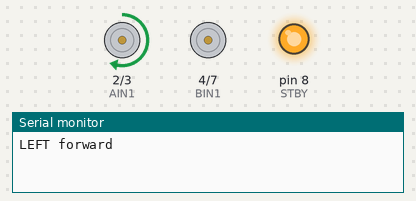
The sketch below on a simulated Arduino Uno, built with avr-gcc and run on an emulated ATmega328P. On the bench: motor-driver pin pairs drawn as motors (green arrow = first pin HIGH = forward, orange = second pin HIGH = backward, longer = more drive, scaled by the enable pin, stopped while the standby pin is LOW), output pins drawn as LEDs (lit = HIGH), the last lines printed to the serial monitor.

Above: at 0.7 s.
At 2.2 s:
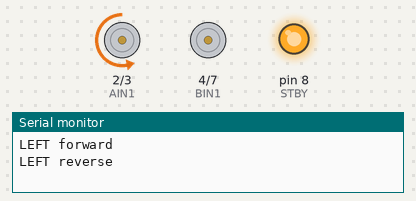
At 3.7 s:
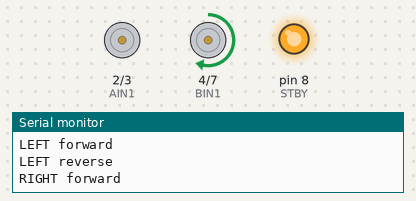
At 8.5 s:
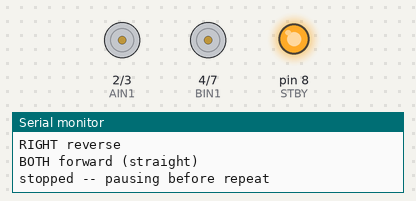
Timing chart, 0 to 12.4 s (numbered marks = the images above):
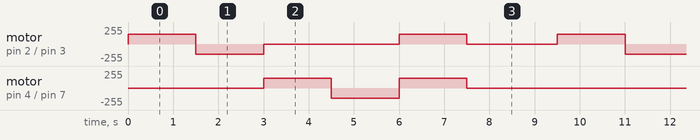

Measured:
- by itself, motor on pin 4 (BIN1) / pin 7 (BIN2): repeats every 9.5 s: backward 150/255 1.5 s, forward 150/255 1.5 s, stopped 5.0 s, forward 150/255 1.5 s
- by itself, motor on pin 2 (AIN1) / pin 3 (AIN2): repeats every 9.5 s: backward 150/255 1.5 s, stopped 3.0 s, forward 150/255 1.5 s, stopped 2.0 s, forward 150/255 1.5 s

The sketch:

motor_test.ino
```cpp
// MuseBot AI - Arduino Uno
// Standalone motor test: cycles each wheel forward, then reverse, one at a
// time, then both together, printing what's running to the Serial Monitor.
// Prop the chassis on blocks (wheels off the ground -- this drives them for
// real) before running. A wiring mix-up shows up as "the wrong wheel spun"
// or "spun backwards" instead of confusing combined drift on the full robot.
// Not part of the main musebot_lfr.ino build -- upload this standalone,
// confirm wiring, then re-upload musebot_lfr.ino for normal operation.

#include <Arduino.h>

// ---- Motor pins (TB6612FNG) -- must match musebot_lfr.ino ----
const uint8_t AIN1 = 2;
const uint8_t AIN2 = 3;
const uint8_t PWMA = 5;
const uint8_t BIN1 = 4;
const uint8_t BIN2 = 7;
const uint8_t PWMB = 6;
const uint8_t STBY = 8;

const uint8_t TEST_SPEED = 150;  // 0-255, matches musebot_lfr.ino's BASE_SPEED

void setup() {
  Serial.begin(115200);

  pinMode(AIN1, OUTPUT);
  pinMode(AIN2, OUTPUT);
  pinMode(PWMA, OUTPUT);
  pinMode(BIN1, OUTPUT);
  pinMode(BIN2, OUTPUT);
  pinMode(PWMB, OUTPUT);
  pinMode(STBY, OUTPUT);
  digitalWrite(STBY, HIGH);

  stopMotors();
}

void loop() {
  Serial.println("LEFT forward");
  driveMotor(AIN1, AIN2, PWMA, TEST_SPEED);
  driveMotor(BIN1, BIN2, PWMB, 0);
  delay(1500);

  Serial.println("LEFT reverse");
  driveMotor(AIN1, AIN2, PWMA, -TEST_SPEED);
  driveMotor(BIN1, BIN2, PWMB, 0);
  delay(1500);

  Serial.println("RIGHT forward");
  driveMotor(AIN1, AIN2, PWMA, 0);
  driveMotor(BIN1, BIN2, PWMB, TEST_SPEED);
  delay(1500);

  Serial.println("RIGHT reverse");
  driveMotor(AIN1, AIN2, PWMA, 0);
  driveMotor(BIN1, BIN2, PWMB, -TEST_SPEED);
  delay(1500);

  Serial.println("BOTH forward (straight)");
  driveMotor(AIN1, AIN2, PWMA, TEST_SPEED);
  driveMotor(BIN1, BIN2, PWMB, TEST_SPEED);
  delay(1500);

  stopMotors();
  Serial.println("stopped -- pausing before repeat");
  delay(2000);
}

void driveMotor(uint8_t in1, uint8_t in2, uint8_t pwm, int16_t speed) {
  if (speed >= 0) {
    digitalWrite(in1, HIGH);
    digitalWrite(in2, LOW);
  } else {
    digitalWrite(in1, LOW);
    digitalWrite(in2, HIGH);
    speed = -speed;
  }
  analogWrite(pwm, speed);
}

void stopMotors() {
  digitalWrite(AIN1, LOW);
  digitalWrite(AIN2, LOW);
  digitalWrite(BIN1, LOW);
  digitalWrite(BIN2, LOW);
  analogWrite(PWMA, 0);
  analogWrite(PWMB, 0);
}
```
